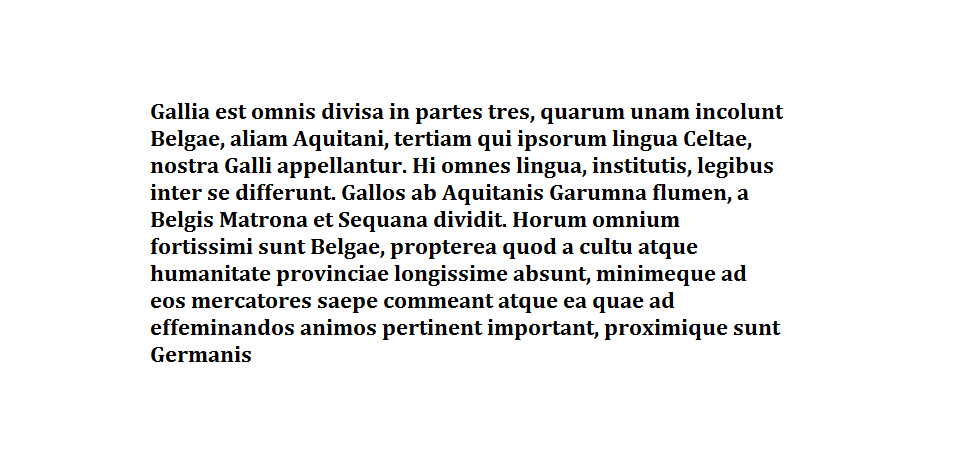
#> input picture lab9/zad1/galia.png, 953 x 463 px
$ jupyter execute --allow-errors zad1.ipynb
#> lines starting #> are read from the running program, lines starting #| are printed output that depends on the picture; after the words box and inside, x2 and y2 are one past the last pixel; in counts of white or black regions, pixels touching at a corner belong together
[cell 1]
import matplotlib.pyplot as plt
import numpy as np
from numpy import fft
from PIL import Image

[cell 2]
def img_convolve(pattern, img, shift=False):
    img_fft = fft.fft2(img)
    pattern_fft = fft.fft2(pattern[::-1, ::-1], s=img.shape)
    if shift:
        img_fft = np.fft.fftshift(img_fft)

    return np.abs(fft.ifft2(img_fft * pattern_fft))

def color_invert(img):
    return img*(-1) + 255

def open_grayscale(img):
#> called with img = 'galia.png'
    img = Image.open(img).convert('L')
    return np.array(img)

def normalize(array):
    return 255 * (array / np.max(array))

[cell 3]
def letter_recognition(pattern_name, img_name, eps=0.9, save_name=""):

    img = open_grayscale(img_name)
    img = color_invert(img)

    print("Wykres wartości fazy")
    plt.imshow(normalize(np.angle(np.fft.fft2(img))), cmap='gray')
    plt.show()

    print("Wykres wartości modułu")
    plt.imshow(np.log(np.abs(np.fft.fft2(img))), cmap='gray')
    plt.show()

    pattern = open_grayscale(pattern_name)
    pattern = color_invert(pattern)

    convolution = img_convolve(pattern, img)
    max_correlation = np.max(convolution)


    new_img = Image.open(img_name).convert('RGB')
    new_array = np.array(new_img)
    a, b = pattern.shape
    red = (255, 0, 0)

    count = 0
    for i, j in zip(*np.where(convolution > eps * max_correlation)):
        new_array[i:i-a:-1, j] = red
        new_array[i:i-a:-1, j - b] = red
        new_array[i, j:j-b:-1] = red
        new_array[i - a, j:j-b:-1] = red
        count += 1

    print(f"Znalezionych wystąpień wzorca: {count}")
    final_output = Image.fromarray(new_array)
    display(final_output)
    if save_name:
        final_output.save(save_name)

#> (a cell that did not finish here is left out)

[cell 5]
def remove_duplicates(occur, shape_p, shape_c, scale_x=1, scale_y=1):
    x, y = shape_p[0]*scale_x, shape_p[1]*scale_y

    occur.sort(key=lambda point: (-point[0], -point[1]))
    marked = np.zeros(shape_c)
    filtered = []
    for i, j in occur:
        if marked[i, j] == 0:
            filtered.append((i, j))
            marked[i:i-x:-1, j+y:j-y:-1] = 1

    return filtered

def fish_recognition(pattern_name, img_name, eps=0.6, save_name=""):

#> called with pattern_name = 'fish.jpg', img_name = 'school.jpg', eps = 0.6, save_name = 'found_some_fish.png'
    img = open_grayscale(img_name)
#> call 3 of open_grayscale, with img = 'school.jpg'
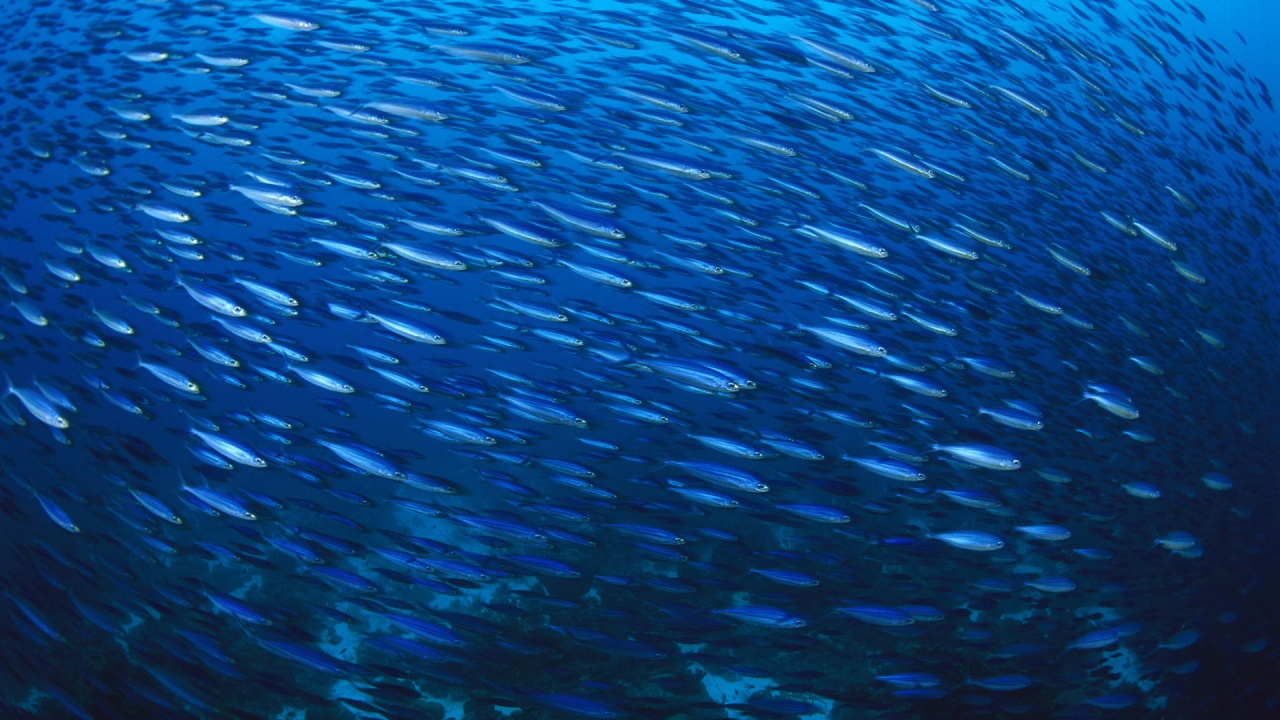
#> input picture lab9/zad1/school.jpg, 1280 x 720 px
#> in open_grayscale (call 3), `img = Image.open(img).convert('L')`:
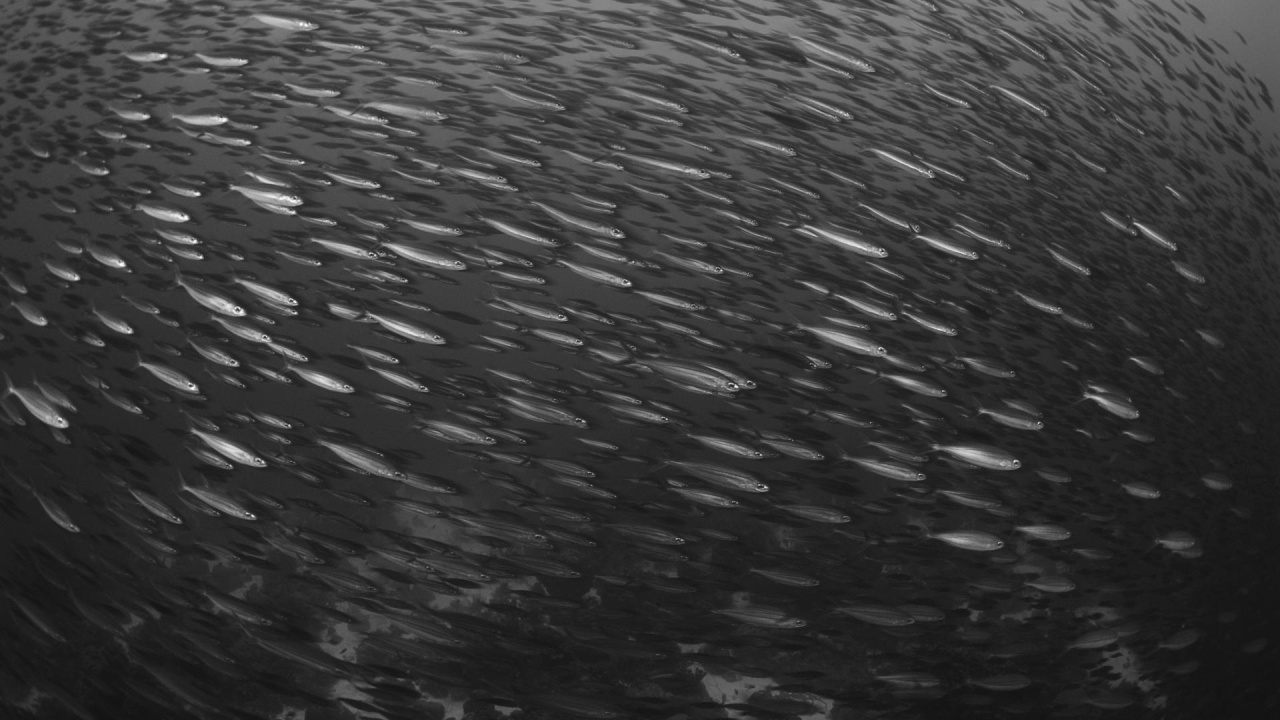
#> img: PIL image 1280x720 L; min 17, max 247, mean 56.8

    print("Wykres wartości fazy")
    plt.imshow(normalize(np.angle(np.fft.fft2(img))), cmap='gray')
#> in normalize (call 2), `return 255 * (array / np.max(array))`:
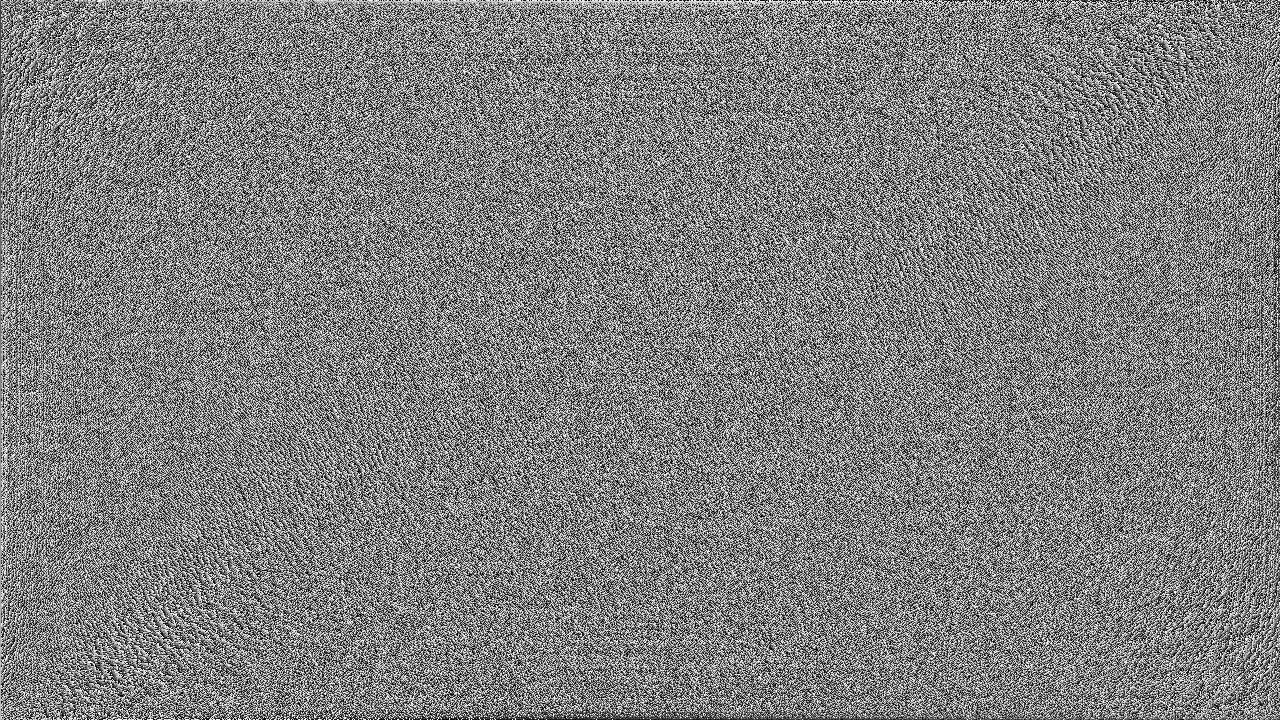
#> returned value: shape (720, 1280) float64; min -255, max 255, mean 0; drawn with min black and max white
    plt.show()

    print("Wykres wartości modułu")
    plt.imshow(np.log(np.abs(np.fft.fft2(img))), cmap='gray')
    plt.show()
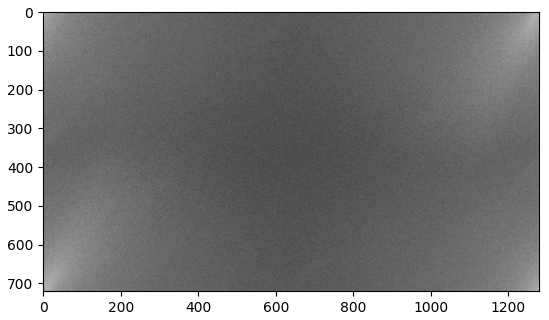
#> figure drawn by matplotlib, 1 panel

    pattern = open_grayscale(pattern_name)
#> call 4 of open_grayscale, with img = 'fish.jpg'
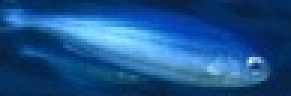
#> input picture lab9/zad1/fish.jpg, 97 x 32 px (shown 3 times larger)

    convolution = img_convolve(pattern, img, shift=True)
#> in img_convolve, `return np.abs(fft.ifft2(img_fft * pattern_fft))`:
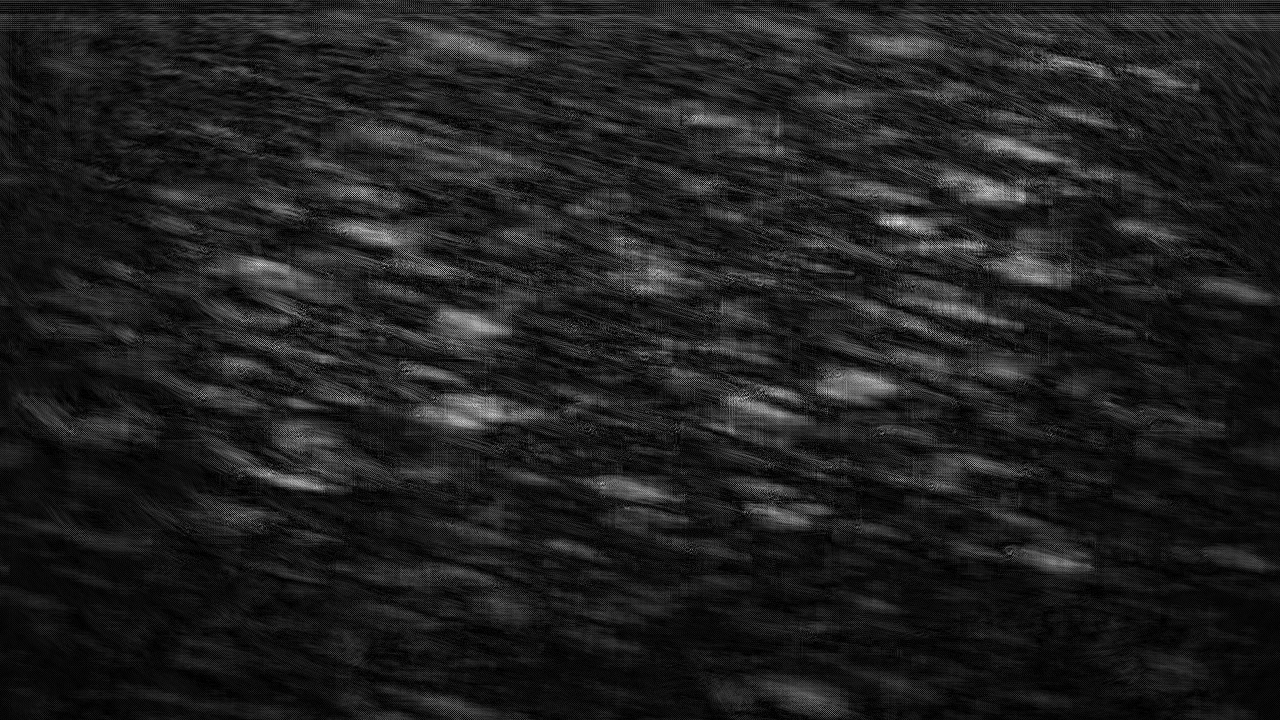
#> returned value: shape (720, 1280) float64; min 1.73e-12, max 26791, mean 3382; drawn with min black and max white
    max_correlation = np.max(convolution)
#> max_correlation = 26791

    new_img = Image.open(img_name).convert('RGB')
#> new_img is the input picture: PIL image 1280x720 RGB; mean R, G, B 9.1, 67.3, 128.5
    new_array = np.array(new_img)
    red = (255, 0, 0)

    count = 0
    for i, j in remove_duplicates(list(zip(*np.where(convolution > eps * max_correlation))), pattern.shape, convolution.shape):
#> in remove_duplicates, `x, y = shape_p[0]*scale_x, shape_p[1]*scale_y`: x = 32; y = 97
        new_array[i:i-5:-1, j:j-5:-1] = red
        count += 1
#> this loop made 47 passes
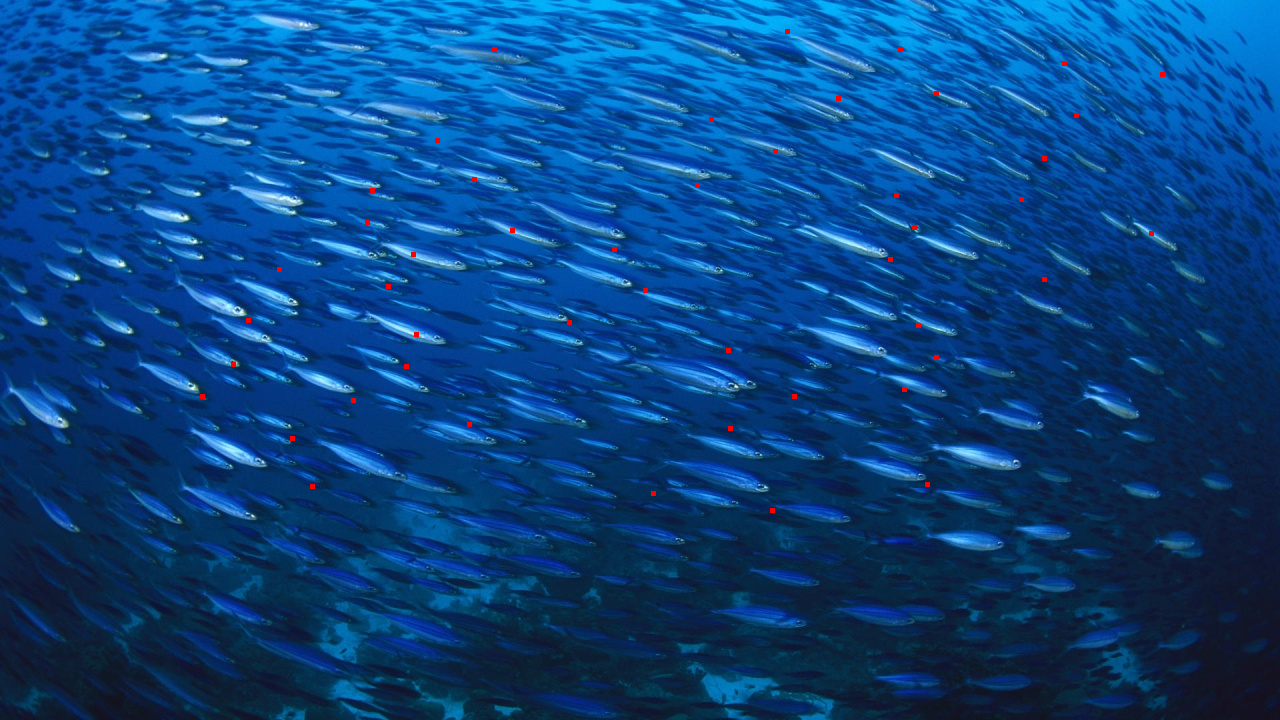
#> new_array: shape (720, 1280, 3); 0.13% of pixels changed, all inside (x1, y1, x2, y2) = (200, 29, 1165, 513)
#> after the loop, count = 47

    print(f"Znalezionych wystąpień wzorca: {count}")
#| Znalezionych wystąpień wzorca: 47
    final_output = Image.fromarray(new_array)
    display(final_output)
    if save_name:
        final_output.save(save_name)
